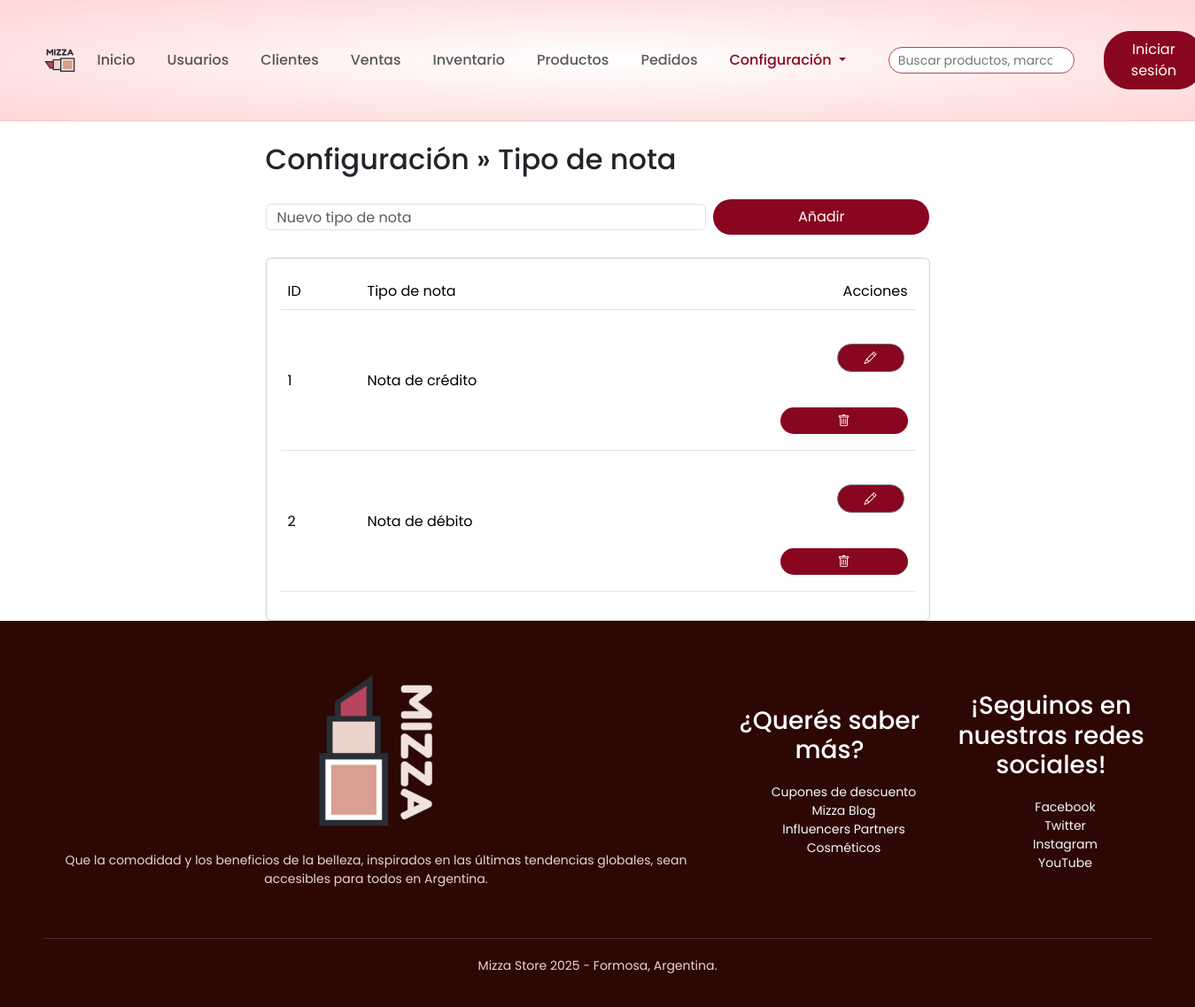
Screenshot of /index.php?controller=config&action=tipo_nota with the database file from the repository.
### tables this page shows
CREATE TABLE tipo_nota (
id_tipo_nota INT AUTO_INCREMENT PRIMARY KEY,
nombre_tipo_nota VARCHAR(50)
);

### controllers/ConfigController.php (called while the page is built, shortened)
<?php
class ConfigController
{
    public function tipo_nota(): void
    {
        require_once __DIR__ . '/../models/TipoNota.php';
        $model = new TipoNota();
        $items = $model->all();
        require __DIR__ . '/../views/configuracion/tipo_nota.php';
    }
}

### config/database.php (called while the page is built, shortened)
<?php
function getPDO() : PDO {
    $host = 'localhost';
    $db_name   = 'mizzastore';
    $user = 'root';
    $pass = '';
    $dsn  = "mysql:host=$host;dbname=$db_name;charset=utf8mb4";
    $pdo = new PDO($dsn, $user, $pass, [
        PDO::ATTR_ERRMODE            => PDO::ERRMODE_EXCEPTION,
        PDO::ATTR_DEFAULT_FETCH_MODE => PDO::FETCH_ASSOC,
    ]);
    return $pdo;
}

### models/TipoNota.php (called while the page is built, shortened)
<?php
require_once __DIR__ . '/../config/database.php';
class TipoNota
{
    private PDO $pdo;
    public function __construct()
    {
        $this->pdo = getPDO();
    }
    public function all(): array
    {
        $sql = "SELECT " . self::ID_COL . " AS id_tipo_nota,
                       " . self::NAME   . " AS nombre_tipo_nota
                FROM " . self::TABLE . "
                ORDER BY " . self::ID_COL . " ASC";
        return $this->pdo->query($sql)->fetchAll();
    }
}

### views/configuracion/tipo_nota.php (the view, shortened to what this page needs)
<?php require __DIR__ . '/../layout/navbar.php'; ?>
<div class="container" style="max-width:800px;">
  <h2 class="mt-4 mb-3">Configuración » Tipo de nota</h2>
  <form action="index.php?controller=config&action=tipo_nota_store" method="POST" class="row g-2 mb-3">
    <div class="col-md-8">
      <input class="form-control" name="nombre_tipo_nota" placeholder="Nuevo tipo de nota" required>
    </div>
    <div class="col-md-4 d-grid">
      <button class="btn btn-primary">Añadir</button>
    </div>
  </form>
  <div class="card">
    <div class="card-body">
      <div class="table-responsive">
        <table class="table table-hover align-middle">
          <thead>
            <tr>
              <th style="width:90px;">ID</th>
              <th>Tipo de nota</th>
              <th class="text-end" style="width:160px;">Acciones</th>
            </tr>
          </thead>
          <tbody>
          <?php foreach ($items as $it): ?>
            <tr>
              <td><?= (int)$it['id_tipo_nota'] ?></td>
              <td><?= htmlspecialchars($it['nombre_tipo_nota']) ?></td>
              <td class="text-end">
                <button class="btn btn-sm btn-outline-secondary me-1"
                        onclick="editarTipoNota(
                          <?= (int)$it['id_tipo_nota'] ?>,
                          '<?= htmlspecialchars($it['nombre_tipo_nota'], ENT_QUOTES) ?>'
                        )">
                  <i class="bi bi-pencil"></i>
                </button>
                <form action="index.php?controller=config&action=tipo_nota_delete" method="POST"
                      class="d-inline" onsubmit="return confirmarBorrar(this)">
                  <button class="btn btn-sm btn-outline-danger"><i class="bi bi-trash"></i></button>
                </form>
              </td>
            </tr>
          <?php endforeach; ?>
          </tbody>
        </table>
      </div>
    </div>
  </div>
</div>
<?php require __DIR__ . '/../layout/footer.php'; ?>

### assets/css/style.css (style rules this page uses)
* { margin: 0; padding: 0; box-sizing: border-box; }
body { font-family: 'Poppins', sans-serif; }
.container { max-width: 1300px; margin: auto; padding-left: 25px; padding-right: 25px; }
.row { display: flex; align-items: center; flex-wrap: wrap; justify-content: space-around; }
.btn { display: inline-block; background: #890620; color: #fff; padding: 8px 30px; margin: 30px 0; border-radius: 30px; transition: background 0.5s; }
form input { width: 100%; height: 30px; margin: 10px 0; padding: 0 10px; border: 1px solid #ccc; }
form .btn { width: 100%; border: none; cursor: pointer; margin: 10px 0; }
table { width: 100%; border-collapse: collapse; }
th { text-align: left; padding: 5px; color: #fff; background: #890620; font-weight: normal; }
td { padding: 10px 5px; }
td:last-child { text-align: right; }
th:last-child { text-align: right; }

### rows the page displays
tipo_nota: id_tipo_nota "1", nombre_tipo_nota "Nota de crédito"
tipo_nota: id_tipo_nota "2", nombre_tipo_nota "Nota de débito"
